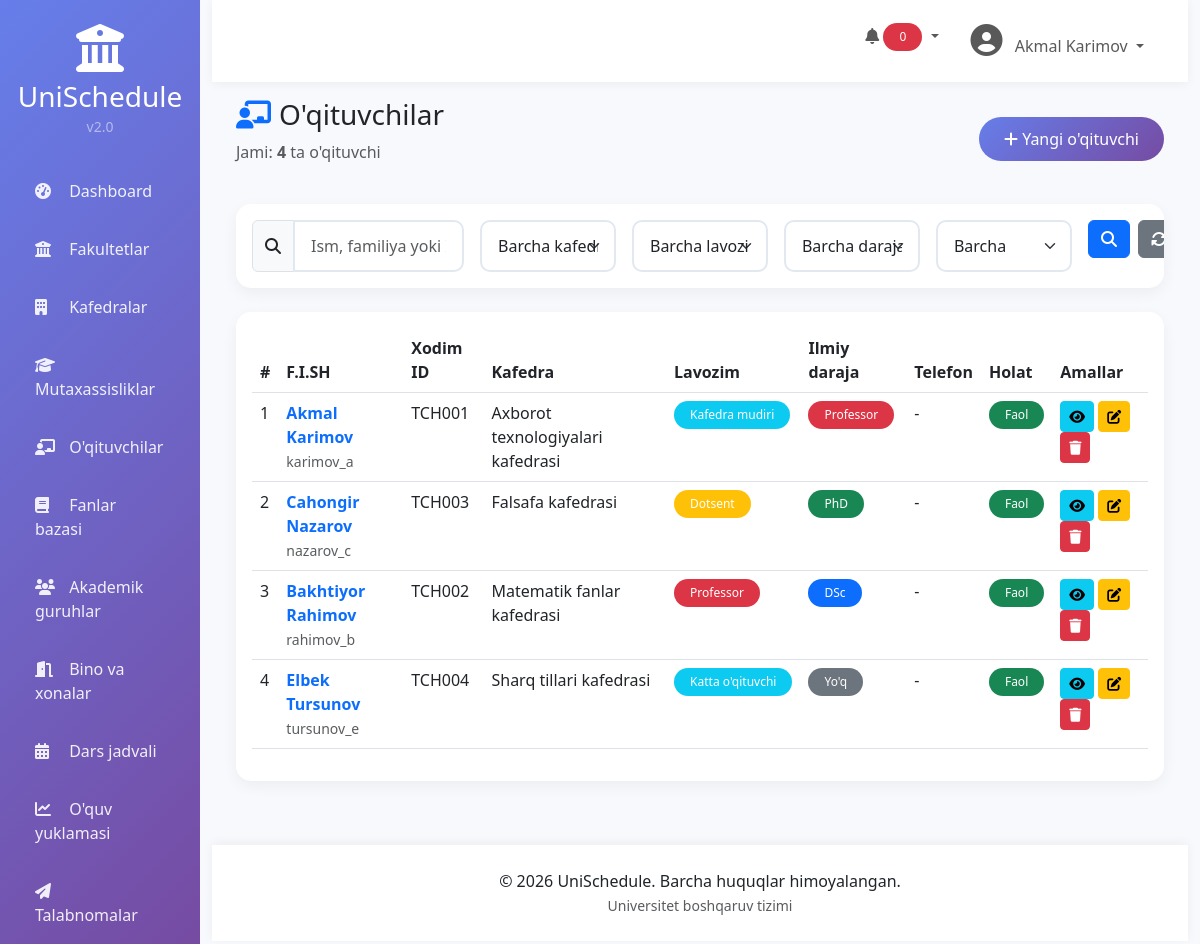
Screenshot of /teachers/ (signed in) with the database file from the repository.
### teachers/models.py (models this page shows, shortened)
class Teacher(models.Model):
    ACADEMIC_DEGREES = [
        ('none', "Yo'q"),
        ('phd', "PhD"),
        ('dsc', "DSc"),
        ('professor', "Professor"),
    ]
    POSITIONS = [
        ('teacher', "O'qituvchi"),
        ('senior_teacher', "Katta o'qituvchi"),
        ('docent', "Dotsent"),
        ('professor', "Professor"),
        ('head', "Kafedra mudiri"),
    ]
    user = models.OneToOneField(User, on_delete=models.CASCADE, related_name='teacher_profile',
                                verbose_name="Foydalanuvchi")
    department = models.ForeignKey(Department, on_delete=models.SET_NULL, null=True, related_name='teachers',
                                   verbose_name="Kafedra")
    academic_degree = models.CharField(max_length=20, choices=ACADEMIC_DEGREES, default='none',
                                       verbose_name="Ilmiy daraja")
    position = models.CharField(max_length=20, choices=POSITIONS, default='teacher', verbose_name="Lavozim")
    employee_id = models.CharField(max_length=50, unique=True, blank=True, verbose_name="Xodim ID")
    phone = models.CharField(max_length=20, blank=True, verbose_name="Telefon")
    address = models.TextField(blank=True, verbose_name="Manzil")
    birth_date = models.DateField(null=True, blank=True, verbose_name="Tug'ilgan sana")
    start_date = models.DateField(null=True, blank=True, verbose_name="Ish boshlagan sana")
    is_active = models.BooleanField(default=True, verbose_name="Faol")
    created_at = models.DateTimeField(auto_now_add=True)
    updated_at = models.DateTimeField(auto_now=True)
    class Meta:
        verbose_name = "O'qituvchi"
        verbose_name_plural = "O'qituvchilar"
        ordering = ['user__last_name', 'user__first_name']
    def get_full_name(self):
        return self.user.get_full_name()

### departments/models.py (models this page shows, shortened)
class Department(models.Model):
    name = models.CharField(max_length=255, verbose_name="Nomi")
    code = models.CharField(max_length=20, unique=True, verbose_name="Kodi")
    faculty = models.ForeignKey(Faculty, on_delete=models.CASCADE, related_name='departments', verbose_name="Fakultet")
    head_name = models.CharField(max_length=255, blank=True, verbose_name="Kafedra mudiri")
    phone = models.CharField(max_length=20, blank=True, verbose_name="Telefon")
    email = models.EmailField(blank=True, verbose_name="Email")
    description = models.TextField(blank=True, verbose_name="Tavsif")
    created_at = models.DateTimeField(auto_now_add=True)
    updated_at = models.DateTimeField(auto_now=True)
    class Meta:
        verbose_name = "Kafedra"
        verbose_name_plural = "Kafedralar"
        ordering = ['faculty__name', 'name']

### teachers/views.py (the view, shortened to what this page needs)
# urls.py: path('', views.teacher_list, name='teacher_list'),
@login_required
def teacher_list(request):
    teachers = Teacher.objects.all().select_related('user', 'department')
    search_query = request.GET.get('search', '')
    department_filter = request.GET.get('department', '')
    if department_filter:
        teachers = teachers.filter(department__id=department_filter)
    position_filter = request.GET.get('position', '')
    if position_filter:
        teachers = teachers.filter(position=position_filter)
    degree_filter = request.GET.get('degree', '')
    if degree_filter:
        teachers = teachers.filter(academic_degree=degree_filter)
    active_filter = request.GET.get('active', '')
    if active_filter:
        teachers = teachers.filter(is_active=active_filter == 'true')
    paginator = Paginator(teachers, 10)
    page_number = request.GET.get('page')
    page_obj = paginator.get_page(page_number)
    context = {
        'teachers': page_obj,
        'total_count': teachers.count(),
        'search_query': search_query,
        'department_filter': department_filter,
        'position_filter': position_filter,
        'degree_filter': degree_filter,
        'active_filter': active_filter,
        'departments': Department.objects.all(),
        'positions': Teacher.POSITIONS,
        'academic_degrees': Teacher.ACADEMIC_DEGREES,
    }
    return render(request, 'teachers/list.html', context)

### templates/teachers/list.html (shortened to what this page needs)
{% extends 'base.html' %}
{% block content %}
<div class="d-flex justify-content-between align-items-center mb-4">
    <div>
        <h1 class="h3 mb-0">
            <i class="fas fa-chalkboard-user text-primary me-2"></i>O'qituvchilar
        </h1>
        <p class="text-muted mt-2">Jami: <strong>{{ total_count }}</strong> ta o'qituvchi</p>
    </div>
    <a href="{% url 'teacher_create' %}" class="btn btn-custom">
        <i class="fas fa-plus"></i> Yangi o'qituvchi
    </a>
</div>
<div class="card mb-4">
    <div class="card-body">
        <form method="GET" class="row g-3">
            <div class="col-md-3">
                <div class="input-group">
                    <span class="input-group-text"><i class="fas fa-search"></i></span>
                    <input type="text" name="search" class="form-control"
                           placeholder="Ism, familiya yoki ID bo'yicha..."
                           value="{{ search_query }}">
                </div>
            </div>
            <div class="col-md-2">
                <select name="department" class="form-select">
                    <option value="">Barcha kafedralar</option>
                </select>
            </div>
            <div class="col-md-2">
                <select name="position" class="form-select">
                    <option value="">Barcha lavozimlar</option>
                </select>
            </div>
            <div class="col-md-2">
                <select name="degree" class="form-select">
                    <option value="">Barcha darajalar</option>
                </select>
            </div>
            <div class="col-md-2">
                <select name="active" class="form-select">
                    <option value="">Barcha</option>
                </select>
            </div>
            <div class="col-md-1">
                <div class="d-flex gap-2">
                    <button type="submit" class="btn btn-primary w-100">
                        <i class="fas fa-search"></i>
                    </button>
                    <a href="{% url 'teacher_list' %}" class="btn btn-secondary">
                        <i class="fas fa-sync-alt"></i>
                    </a>
                </div>
            </div>
        </form>
    </div>
</div>
<div class="card">
    <div class="card-body">
        <div class="table-responsive">
            <table class="table table-hover">
                <thead>
                    <tr>
                        <th>#</th>
                        <th>F.I.SH</th>
                        <th>Xodim ID</th>
                        <th>Kafedra</th>
                        <th>Lavozim</th>
                        <th>Ilmiy daraja</th>
                        <th>Telefon</th>
                        <th>Holat</th>
                        <th>Amallar</th>
                    </tr>
                </thead>
                <tbody>
                    {% for teacher in teachers %}
                    <tr>
                        <td>{{ forloop.counter }}</td>
                        <td>
                            <a href="{% url 'teacher_detail' teacher.id %}" class="text-decoration-none">
                                <strong>{{ teacher.get_full_name }}</strong>
                            </a>
                            <br>
                            <small class="text-muted">{{ teacher.user.username }}</small>
                         </td>
                        <td>{{ teacher.employee_id|default:"-" }}</td>
                        <td>{{ teacher.department.name|default:"-" }}</td>
                        <td>
                            <span class="badge {% if teacher.position == 'professor' %}bg-danger{% elif teacher.position == 'docent' %}bg-warning{% else %}bg-info{% endif %}">
                                {{ teacher.get_position_display }}
                            </span>
                         </td>
                        <td>
                            <span class="badge {% if teacher.academic_degree == 'professor' %}bg-danger{% elif teacher.academic_degree == 'dsc' %}bg-primary{% elif teacher.academic_degree == 'phd' %}bg-success{% else %}bg-secondary{% endif %}">
                                {{ teacher.get_academic_degree_display }}
                            </span>
                         </td>
                        <td>{{ teacher.phone|default:"-" }}</td>
                        <td>
                            {% if teacher.is_active %}
                                <span class="badge bg-success">Faol</span>
                            {% else %}
                                <span class="badge bg-danger">Faol emas</span>
                            {% endif %}
                         </td>
                        <td>
                            <a href="{% url 'teacher_detail' teacher.id %}" class="btn btn-sm btn-info" title="Ko'rish">
                                <i class="fas fa-eye"></i>
                            </a>
                            <a href="{% url 'teacher_edit' teacher.id %}" class="btn btn-sm btn-warning" title="Tahrirlash">
                                <i class="fas fa-edit"></i>
                            </a>
                            <a href="{% url 'teacher_delete' teacher.id %}" class="btn btn-sm btn-danger" title="O'chirish"
                               onclick="return confirm('O\'chirishni tasdiqlaysizmi?')">
                                <i class="fas fa-trash"></i>
                            </a>
                        </td>
                    </tr>
                    {% endfor %}
                </tbody>
            </table>
        </div>
    </div>
</div>
{% endblock %}

### templates/base.html (shortened to what this page needs)
<!DOCTYPE html>
<html lang="uz">
<head>
    <link href="https://cdn.jsdelivr.net/npm/bootstrap@5.3.0/dist/css/bootstrap.min.css" rel="stylesheet">
    <link href="https://cdnjs.cloudflare.com/ajax/libs/font-awesome/6.4.0/css/all.min.css" rel="stylesheet">
    <link href="https://cdn.datatables.net/1.13.6/css/dataTables.bootstrap5.min.css" rel="stylesheet">
    {% load static %}
    <link rel="stylesheet" href="{% static 'css/style.css' %}">
</head>
<body>
    <div class="container-fluid">
        <div class="row">
            <div class="col-md-3 col-lg-2 px-0 sidebar" id="sidebar">
                <div class="text-center py-4">
                    <div class="logo">
                        <i class="fas fa-university fa-3x text-white mb-2"></i>
                        <h3 class="text-white mb-0">UniSchedule</h3>
                        <small class="text-white-50">v2.0</small>
                    </div>
                </div>
                <nav class="nav flex-column">
                    <a class="nav-link {% if request.resolver_match.url_name == 'dashboard' %}active{% endif %}" href="/">
                        <i class="fas fa-tachometer-alt"></i> <span>Dashboard</span>
                    </a>
                    <a class="nav-link" href="/faculties/">
                        <i class="fas fa-university"></i> <span>Fakultetlar</span>
                    </a>
                    <a class="nav-link" href="/departments/">
                        <i class="fas fa-building"></i> <span>Kafedralar</span>
                    </a>
                    <a class="nav-link" href="/specializations/">
                        <i class="fas fa-graduation-cap"></i> <span>Mutaxassisliklar</span>
                    </a>
                    <a class="nav-link" href="/teachers/">
                        <i class="fas fa-chalkboard-user"></i> <span>O'qituvchilar</span>
                    </a>
                    <a class="nav-link" href="/subjects/">
                        <i class="fas fa-book"></i> <span>Fanlar bazasi</span>
                    </a>
                    <a class="nav-link" href="/groups/">
                        <i class="fas fa-users"></i> <span>Akademik guruhlar</span>
                    </a>
                    <a class="nav-link" href="/rooms/">
                        <i class="fas fa-door-open"></i> <span>Bino va xonalar</span>
                    </a>
                    <a class="nav-link" href="/schedule/">
                        <i class="fas fa-calendar-alt"></i> <span>Dars jadvali</span>
                    </a>
                    <a class="nav-link" href="/workload/">
                        <i class="fas fa-chart-line"></i> <span>O'quv yuklamasi</span>
                    </a>
                    <a class="nav-link" href="/requests/">
                        <i class="fas fa-paper-plane"></i> <span>Talabnomalar</span>
                    </a>
                </nav>
            </div>
            <div class="col-md-9 col-lg-10 main-content">
                <nav class="navbar navbar-expand-lg navbar-custom">
                    <div class="container-fluid">
                        <div class="collapse navbar-collapse">
                            <ul class="navbar-nav ms-auto">
                                <li class="nav-item me-3">
                                    <div class="dropdown">
                                        <button class="btn btn-link nav-link dropdown-toggle" type="button" id="notificationDropdown" data-bs-toggle="dropdown">
                                            <i class="fas fa-bell"></i>
                                            <span class="badge bg-danger" id="notificationBadge">0</span>
                                        </button>
                                    </div>
                                </li>
                                <li class="nav-item dropdown">
                                    <a class="nav-link dropdown-toggle" href="#" id="navbarDropdown" role="button" data-bs-toggle="dropdown">
                                        <i class="fas fa-user-circle fa-2x"></i>
                                        <span class="ms-2">{{ user.get_full_name|default:user.username }}</span>
                                    </a>
                                </li>
                            </ul>
                        </div>
                    </div>
                </nav>
                <div class="px-4 py-3 fade-in">
                    {% block content %}{% endblock %}
                </div>
                <div class="footer">
                    <p class="mb-0">
                        &copy; 2026 UniSchedule. Barcha huquqlar himoyalangan.
                        <br>
                        <small class="text-muted">Universitet boshqaruv tizimi</small>
                    </p>
                </div>
            </div>
        </div>
    </div>
</body>
</html>

### rows the page displays
Teacher: get_full_name "Akmal Karimov", user.username "karimov_a", employee_id "TCH001", department.name "Axborot texnologiyalari kafedrasi", position "Kafedra mudiri", academic_degree "Professor", phone "-", is_active "Faol"
Teacher: get_full_name "Cahongir Nazarov", user.username "nazarov_c", employee_id "TCH003", department.name "Falsafa kafedrasi", position "Dotsent", academic_degree "PhD", phone "-", is_active "Faol"
Teacher: get_full_name "Bakhtiyor Rahimov", user.username "rahimov_b", employee_id "TCH002", department.name "Matematik fanlar kafedrasi", position "Professor", academic_degree "DSc", phone "-", is_active "Faol"
Teacher: get_full_name "Elbek Tursunov", user.username "tursunov_e", employee_id "TCH004", department.name "Sharq tillari kafedrasi", position "Katta o'qituvchi", academic_degree "Yo'q", phone "-", is_active "Faol"

### other values shown
{{ user.get_full_name|default:user.username }} "Akmal Karimov"
{{ total_count }} "4"
